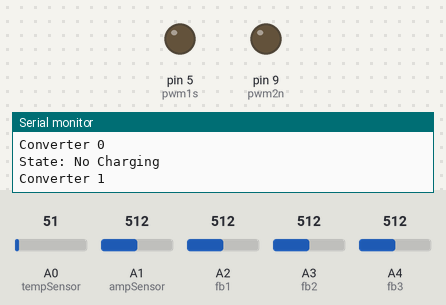
Simulated run of this sketch. Board: Arduino Uno, built with avr-gcc and run on an emulated ATmega328P. Parts: output pins drawn as LEDs (lit = HIGH), the last lines printed to the serial monitor. Dashed ring = blinking. The test bench sets the inputs (shaded band); at power-on: A2 (fb1) = 512, A3 (fb2) = 512, A4 (fb3) = 512, A0 (tempSensor) = 51, A1 (ampSensor) = 512.

Above: at 1.2 s.
1.3 s: A2 (fb1) set to 716
4.3 s: A3 (fb2) set to 716
At 4.86 s:
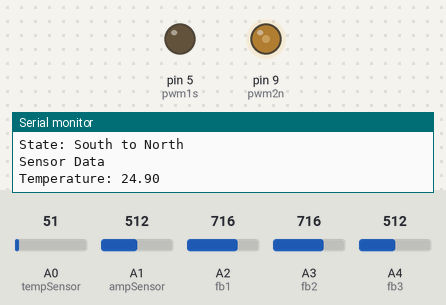
7.3 s: A3 (fb2) set to 736
At 8.54 s:
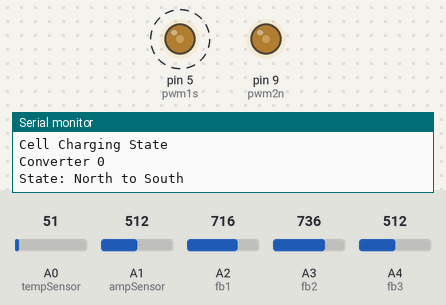
10.3 s: A4 (fb3) set to 729
13.3 s: A4 (fb3) set to 742
16.3 s: A3 (fb2) set to 716
At 18.12 s:
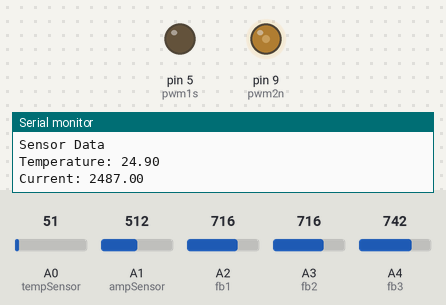
Timing chart, 0 to 19.6 s (numbered marks = the images above; inputs shaded):
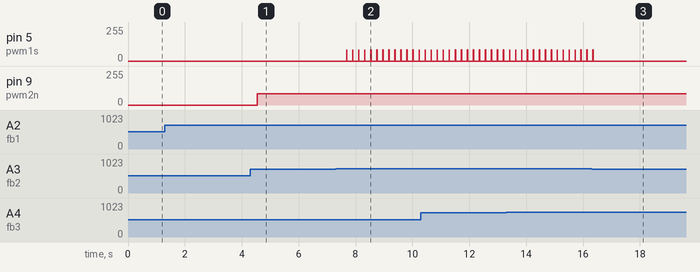

Measured:
- the behaviour switches between 717 and 718 on A3 (fb2) (found by bisection; images 1 and 2)
- after the input at 4.3 s, pin 9 (pwm2n): 0/255 → 83/255 after 0.25 s
- after the input at 7.3 s, pin 5 (pwm1s): alternates 83/255 for 0.01 s and 0/255 for 0.20 s, starting after 0.39 s
- after the input at 16.3 s, pin 5 (pwm1s): goes on until 16.4 s, then stays 0/255

The sketch:

active_bms.ino
```cpp
//**---------------**//
//** PIN VARIABLES **//
//**---------------**//

//** Misc. **//
byte tempSensor = A0;
byte ampSensor = A1;

//** Cell Feedback **//
byte fb1 = A2;
byte fb2 = A3;
byte fb3 = A4;
//byte fb4 = A5;

//**-------------------**//
//** VOLTAGE VARIABLES **//
//**-------------------**//
float temp = 0;
float amp = 0;
float v1 = 0;
float v2 = 0;
float v3 = 0;
//word v4 = 0;

//**-------------**//
//** MOSFET PINS **//
//**-------------**//
/*
byte pwm3s = 11;
byte pwm2n = 10;
byte pwm2s = 9;
byte pwm1s = 6;
byte pwm1n = 5;
byte pwm3n = 3;
*/
byte pwm2s = 10;
byte pwm2n = 9;
byte pwm1s = 5;
byte pwm1n = 3;

//**------**//
//** MISC **//
//**------**//
float margin = 0.01; // min 10 mV difference btw cells


//**-----------------**//
//** Charging States **//
//**-----------------**//
typedef enum {
  noCharging,
  north2south,
  south2north
} chargingState;

//**-----------**//
//** Cell Sets **//
//**-----------**//
struct cellSet
{
  int id;             // Cell set id
  float* cellNorth;   // North cell voltage
  float* cellSouth;   // South cell voltage
  byte* pMosfet;      // p Mosfet pin
  byte* nMosfet;      // n Mosfet pin
  chargingState state;  // Cell set charging state
};

// Create Cell Sets
cellSet cell_1_2 = {0, &v2, &v1, pwm1s, pwm1n, noCharging};
cellSet cell_2_3 = {1, &v3, &v2, pwm2s, pwm2n, noCharging};
//cellSet cell_3_4 = {2, v4, v3, pwm3s, pwm3n, noCharging};


// Check the voltage of cells and decide to charging
void checkCells(cellSet* cells){
  //Serial.println("Cells checking");
  //Serial.print(*cells.cellNorth);
  //Serial.print(" ");
  //Serial.println(*cells.cellSouth);

  // Charge the South Cell
  if(*cells->cellNorth>(*cells->cellSouth + margin)){
    pinMode(cells->nMosfet,INPUT);
    pinMode(cells->pMosfet,OUTPUT);
    cells->state = north2south;
    //Serial.println("north to south");
    }

  // Charge the North Cell
  else if (*cells->cellSouth>(*cells->cellNorth + margin)){
    pinMode(cells->pMosfet,INPUT);
    pinMode(cells->nMosfet,OUTPUT);
    cells->state = south2north;
    //Serial.println("south to north");
  }

  // No Charging
  else
  {
    pinMode(cells->pMosfet,INPUT);
    pinMode(cells->nMosfet,INPUT);
    cells->state = noCharging;
  }
  //Serial.println("");
}

// Read Temperature and Ampere Sensor
void readSensors(){
  temp = (analogRead(tempSensor) / 1024.0) * 5000;
  temp /= 10; //Celsius Degree

  amp = (analogRead(ampSensor) / 1024.0) * 5000;
  amp = (amp - 2500 / 185); // Sensitivity = 185 for 5A, 100 for 20A and 66 for 30A versions
}


// Read Cells Voltage
void readCells(){

  v1 = analogRead(fb1);
  v2 = analogRead(fb2);
  v3 = analogRead(fb3);
  //v4 = analogRead(fb4);

  v1 = v1*5.00/1023;
  v2 = 2*v2*5.00/1023 - v1;
  v3 = 3*v3*5.00/1023 - v1 - v2;
  }

// Communicate with PC or other Arduino
void communicate(){
  Serial.println("Sensor Data");
  Serial.print("Temperature: ");
  Serial.println(temp);
  Serial.print("Current: ");
  Serial.println(amp);
  Serial.println("");

  Serial.println("Cell Voltage");

  Serial.print("Cell 1: ");
  Serial.print(v1);
  Serial.print(" ");

  Serial.print("Cell 2: ");
  Serial.print(v2);
  Serial.print(" ");

  Serial.print("Cell 3: ");
  Serial.println(v3);
  //Serial.println("");


  Serial.println("Cell Charging State");
  Serial.print("Converter ");
  Serial.print(cell_1_2.id);
  Serial.println("");

  Serial.print("State: ");
  // Print Charging State
  switch(cell_1_2.state)
  {
    case noCharging:
      Serial.print("No Charging");
      break;

    case north2south:
      Serial.print("North to South");
      break;

      case south2north:
      Serial.print("South to North");
      break;
  }
  Serial.println("");


  Serial.print("Converter ");
  Serial.print(cell_2_3.id);
  Serial.println("");

  Serial.print("State: ");
  // Print Charging State
  switch(cell_2_3.state)
  {
    case noCharging:
      Serial.print("No Charging");
      break;

    case north2south:
      Serial.print("North to South");
      break;

      case south2north:
      Serial.print("South to North");
      break;
  }
  Serial.println("\r\n\r\n");
}

// Disable Charging
void disableCharging(){
  // Release Timer0 for communication
  TCCR0A &= (0 << WGM01) & (0 << WGM00);
  TCCR0B &= (0 << WGM02);

  pinMode(pwm1s, INPUT);
  pinMode(pwm1n, INPUT);
  pinMode(pwm2s, INPUT);
  pinMode(pwm2n, INPUT);
}

// Enable Charging
void enableCharging(){
  // Config Timer0 Back
  TCCR0A = (1 << COM0A1) | (1 << COM0B1) | (1 << WGM01) | (1 << WGM00);
  TCCR0B = (1 << WGM02)  | (1 << CS00);

}


// Configure Timers
void setTimers()
{
  ICR1 = 80;  // Set Timer1 Freq
  OCR1B = 52; // Set Timer1 PIN10 Duty Cycle
  OCR1A = 26; // Set Timer1 PIN9  Duty Cycle

  OCR0B = 26; // Set Timer0 PIN5 Duty Cycle
  OCR0A = 80; // Set Timer0 Freq

  OCR2B = 52; // Set Timer2 PIN3 Duty Cycle
  OCR2A = 80; // Set Timer2 Freq

  // Disable PWM
  pinMode(pwm1s, INPUT);
  pinMode(pwm1n, INPUT);
  pinMode(pwm2s, INPUT);
  pinMode(pwm2n, INPUT);
  //pinMode(pwm3s, INPUT);
  //pinMode(pwm3n, INPUT);


  // Timer0 Config
  TCCR0A = (1 << COM0A1) | (1 << COM0B1) | (1 << WGM01) | (1 << WGM00);
  TCCR0B = (1 << WGM02)  | (1 << CS00);

  // Timer1 Config
  TCCR1A = (1 << COM1A1) | (1 << COM1B1) | (1 << WGM11);
  TCCR1B =  (1 << WGM12) | (1 << WGM13)| (1 << CS10);

  // Timer2 Config
  TCCR2A = (1 << COM2A1) | (1 << COM2B1) | (1 << WGM21) | (1 << WGM20);
  TCCR2B =  (1 << WGM02) | (1 << CS20);
}

void softDelay(int loopCount){
  for(int i=0; i<loopCount; i++);
}

void setup() {
  // Set PINs
  pinMode(tempSensor, INPUT);

  pinMode(fb1, INPUT);
  pinMode(fb2, INPUT);
  pinMode(fb3, INPUT);
  //pinMode(fb4, INPUT);

  // Start UART
  Serial.begin(9600);
  // Config timers
  setTimers();
}


void loop(){
  // Disable Charging in ADC read cycle
  disableCharging();
  softDelay(100);

  // Read ADCs
  readSensors();
  readCells();
  communicate();
  softDelay(100);

  // Enable Charging
  enableCharging();

  //check cell sets and charge
  checkCells(&cell_1_2);
  checkCells(&cell_2_3);
  //checkCells(cell_3_4);

  delay(2000);
}
```
